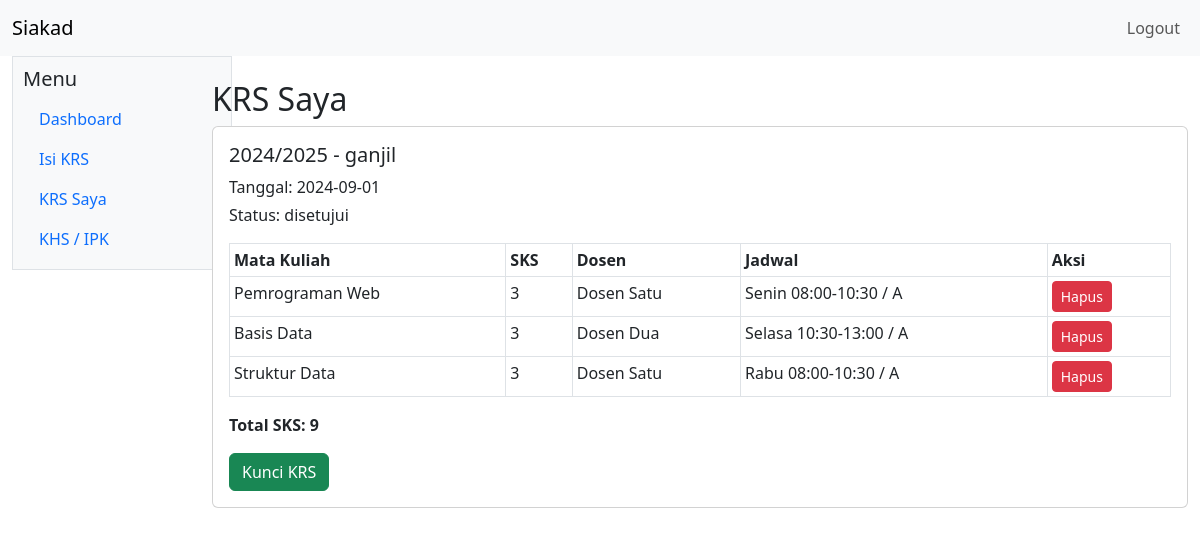
Page /mahasiswa/krs.php (signed in) on the committed database.
### tables this page shows
CREATE TABLE krs (
    id_krs INT AUTO_INCREMENT PRIMARY KEY,
    id_mahasiswa INT NOT NULL,
    id_tahun_akademik INT NOT NULL,
    tanggal_pengisian DATE NOT NULL,
    status_krs ENUM('draft', 'diajukan', 'disetujui', 'dikunci') NOT NULL DEFAULT 'draft',
    CONSTRAINT fk_krs_mahasiswa FOREIGN KEY (id_mahasiswa) REFERENCES mahasiswa (id_mahasiswa) ON UPDATE CASCADE ON DELETE CASCADE,
    CONSTRAINT fk_krs_tahun_akademik FOREIGN KEY (id_tahun_akademik) REFERENCES tahun_akademik (id_tahun_akademik) ON UPDATE CASCADE ON DELETE RESTRICT,
    UNIQUE KEY uq_krs (id_mahasiswa, id_tahun_akademik)
);

CREATE TABLE tahun_akademik (
    id_tahun_akademik INT AUTO_INCREMENT PRIMARY KEY,
    tahun_akademik VARCHAR(20) NOT NULL,
    semester ENUM('ganjil', 'genap') NOT NULL,
    status ENUM('aktif', 'nonaktif') NOT NULL DEFAULT 'nonaktif',
    UNIQUE KEY uq_tahun_semester (tahun_akademik, semester)
);

CREATE TABLE detail_krs (
    id_detail_krs INT AUTO_INCREMENT PRIMARY KEY,
    id_krs INT NOT NULL,
    id_jadwal INT NOT NULL,
    status ENUM('aktif', 'batal') NOT NULL DEFAULT 'aktif',
    CONSTRAINT fk_detail_krs_krs FOREIGN KEY (id_krs) REFERENCES krs (id_krs) ON UPDATE CASCADE ON DELETE CASCADE,
    CONSTRAINT fk_detail_krs_jadwal FOREIGN KEY (id_jadwal) REFERENCES jadwal_kuliah (id_jadwal) ON UPDATE CASCADE ON DELETE RESTRICT,
    UNIQUE KEY uq_detail_krs (id_krs, id_jadwal)
);

CREATE TABLE mata_kuliah (
    id_mata_kuliah INT AUTO_INCREMENT PRIMARY KEY,
    kode_mata_kuliah VARCHAR(20) NOT NULL UNIQUE,
    nama_mata_kuliah VARCHAR(100) NOT NULL,
    sks TINYINT UNSIGNED NOT NULL,
    semester TINYINT UNSIGNED NOT NULL
);

CREATE TABLE dosen (
    id_dosen INT AUTO_INCREMENT PRIMARY KEY,
    id_user INT NOT NULL UNIQUE,
    nidn VARCHAR(30) NOT NULL UNIQUE,
    nama_dosen VARCHAR(100) NOT NULL,
    email VARCHAR(100) NULL UNIQUE,
    no_telepon VARCHAR(20) NULL,
    CONSTRAINT fk_dosen_users FOREIGN KEY (id_user) REFERENCES users (id_user) ON UPDATE CASCADE ON DELETE CASCADE
);

CREATE TABLE jadwal_kuliah (
    id_jadwal INT AUTO_INCREMENT PRIMARY KEY,
    id_mata_kuliah INT NOT NULL,
    id_dosen INT NOT NULL,
    id_tahun_akademik INT NOT NULL,
    kelas VARCHAR(20) NOT NULL,
    hari VARCHAR(20) NOT NULL,
    jam_mulai TIME NOT NULL,
    jam_selesai TIME NOT NULL,
    ruangan VARCHAR(50) NOT NULL,
    kuota INT UNSIGNED NOT NULL DEFAULT 30,
    CONSTRAINT fk_jadwal_mata_kuliah FOREIGN KEY (id_mata_kuliah) REFERENCES mata_kuliah (id_mata_kuliah) ON UPDATE CASCADE ON DELETE RESTRICT,
    CONSTRAINT fk_jadwal_dosen FOREIGN KEY (id_dosen) REFERENCES dosen (id_dosen) ON UPDATE CASCADE ON DELETE RESTRICT,
    CONSTRAINT fk_jadwal_tahun_akademik FOREIGN KEY (id_tahun_akademik) REFERENCES tahun_akademik (id_tahun_akademik) ON UPDATE CASCADE ON DELETE RESTRICT,
    UNIQUE KEY uq_jadwal (id_mata_kuliah, id_dosen, id_tahun_akademik, kelas)
);

### config/functions.php (called while the page is built, shortened)
<?php
function e($str) {
    return htmlspecialchars($str, ENT_QUOTES, 'UTF-8');
}
?>

### mahasiswa/krs.php (the view, shortened to what this page needs)
<?php
require_once __DIR__ . '/../config/auth.php';
$userId = (int) $_SESSION['user']['id_user'];
$stmt = $mysqli->prepare('SELECT id_mahasiswa, nama_mahasiswa FROM mahasiswa WHERE id_user = ? LIMIT 1');
$stmt->bind_param('i', $userId);
$stmt->execute();
$mahasiswa = $stmt->get_result()->fetch_assoc();
require_once __DIR__ . '/../includes/header.php';
?>
  <div class="col-2">
    <?php require_once __DIR__ . '/../includes/sidebar.php'; ?>
  </div>
  <div class="col-10 mt-4">
    <h2>KRS Saya</h2>
    <?php if (!$mahasiswa): ?>
      <div class="alert alert-warning">Profil mahasiswa tidak ditemukan.</div>
    <?php else: ?>
      <?php
      $stmt2 = $mysqli->prepare('SELECT k.id_krs, ta.tahun_akademik, ta.semester, k.tanggal_pengisian, k.status_krs
                                 FROM krs k
                                 JOIN tahun_akademik ta ON k.id_tahun_akademik = ta.id_tahun_akademik
                                 WHERE k.id_mahasiswa = ?
                                 ORDER BY k.id_krs DESC');
      $stmt2->bind_param('i', $mahasiswa['id_mahasiswa']);
      $stmt2->execute();
      $res = $stmt2->get_result();
      while ($krs = $res->fetch_assoc()):
      ?>
        <div class="card mb-3">
          <div class="card-body">
            <h5 class="card-title"><?php echo e($krs['tahun_akademik'] . ' - ' . $krs['semester']); ?></h5>
            <p class="card-text mb-1">Tanggal: <?php echo e($krs['tanggal_pengisian']); ?></p>
            <p class="card-text mb-1">Status: <?php echo e($krs['status_krs']); ?></p>
            <?php
            $stmt3 = $mysqli->prepare('SELECT dk.id_jadwal, mk.nama_mata_kuliah, mk.sks, jk.hari, jk.jam_mulai, jk.jam_selesai, jk.kelas, d.nama_dosen
                                       FROM detail_krs dk
                                       JOIN jadwal_kuliah jk ON dk.id_jadwal = jk.id_jadwal
                                       JOIN mata_kuliah mk ON jk.id_mata_kuliah = mk.id_mata_kuliah
                                       JOIN dosen d ON jk.id_dosen = d.id_dosen
                                       WHERE dk.id_krs = ? AND dk.status = "aktif"');
            $stmt3->bind_param('i', $krs['id_krs']);
            $stmt3->execute();
            $detail = $stmt3->get_result();
            $totalSks = 0;
            ?>
            <table class="table table-sm table-bordered mt-3">
              <thead><tr><th>Mata Kuliah</th><th>SKS</th><th>Dosen</th><th>Jadwal</th><th>Aksi</th></tr></thead>
              <tbody>
                <?php while ($row = $detail->fetch_assoc()): $totalSks += (int) $row['sks']; ?>
                  <tr>
                    <td><?php echo e($row['nama_mata_kuliah']); ?></td>
                    <td><?php echo e($row['sks']); ?></td>
                    <td><?php echo e($row['nama_dosen']); ?></td>
                    <td><?php echo e($row['hari'] . ' ' . substr($row['jam_mulai'], 0, 5) . '-' . substr($row['jam_selesai'], 0, 5) . ' / ' . $row['kelas']); ?></td>
                    <td>
                      <?php if ($krs['status_krs'] !== 'dikunci'): ?>
                        <form action="hapus-krs.php" method="post" onsubmit="return confirm('Hapus mata kuliah ini dari KRS?');" style="display:inline-block;">
                          <button class="btn btn-sm btn-danger">Hapus</button>
                        </form>
                      <?php else: ?>
                        <span class="text-muted">Terkunci</span>
                      <?php endif; ?>
                    </td>
                  </tr>
                <?php endwhile; ?>
              </tbody>
            </table>
            <strong>Total SKS: <?php echo e($totalSks); ?></strong>
            <?php if ($krs['status_krs'] !== 'dikunci' && $totalSks > 0): ?>
              <form action="kunci-krs.php" method="post" class="mt-3" onsubmit="return confirm('Kunci KRS ini sekarang? Setelah dikunci, mata kuliah tidak bisa dihapus.');">
                <button class="btn btn-success">Kunci KRS</button>
              </form>
            <?php endif; ?>
          </div>
        </div>
      <?php endwhile; ?>
    <?php endif; ?>
  </div>
<?php require_once __DIR__ . '/../includes/footer.php'; ?>

### rows in the picture
krs: id_tahun_akademik.semester "2024/2025 - ganjil", tanggal_pengisian "2024-09-01", status_krs "disetujui", totalSks "9"
detail_krs: mata_kuliah.nama_mata_kuliah "Pemrograman Web", mata_kuliah.sks "3", dosen.nama_dosen "Dosen Satu", id_jadwal.kelas "Senin 08:00-10:30 / A"
detail_krs: mata_kuliah.nama_mata_kuliah "Basis Data", mata_kuliah.sks "3", dosen.nama_dosen "Dosen Dua", id_jadwal.kelas "Selasa 10:30-13:00 / A"
detail_krs: mata_kuliah.nama_mata_kuliah "Struktur Data", mata_kuliah.sks "3", dosen.nama_dosen "Dosen Satu", id_jadwal.kelas "Rabu 08:00-10:30 / A"
